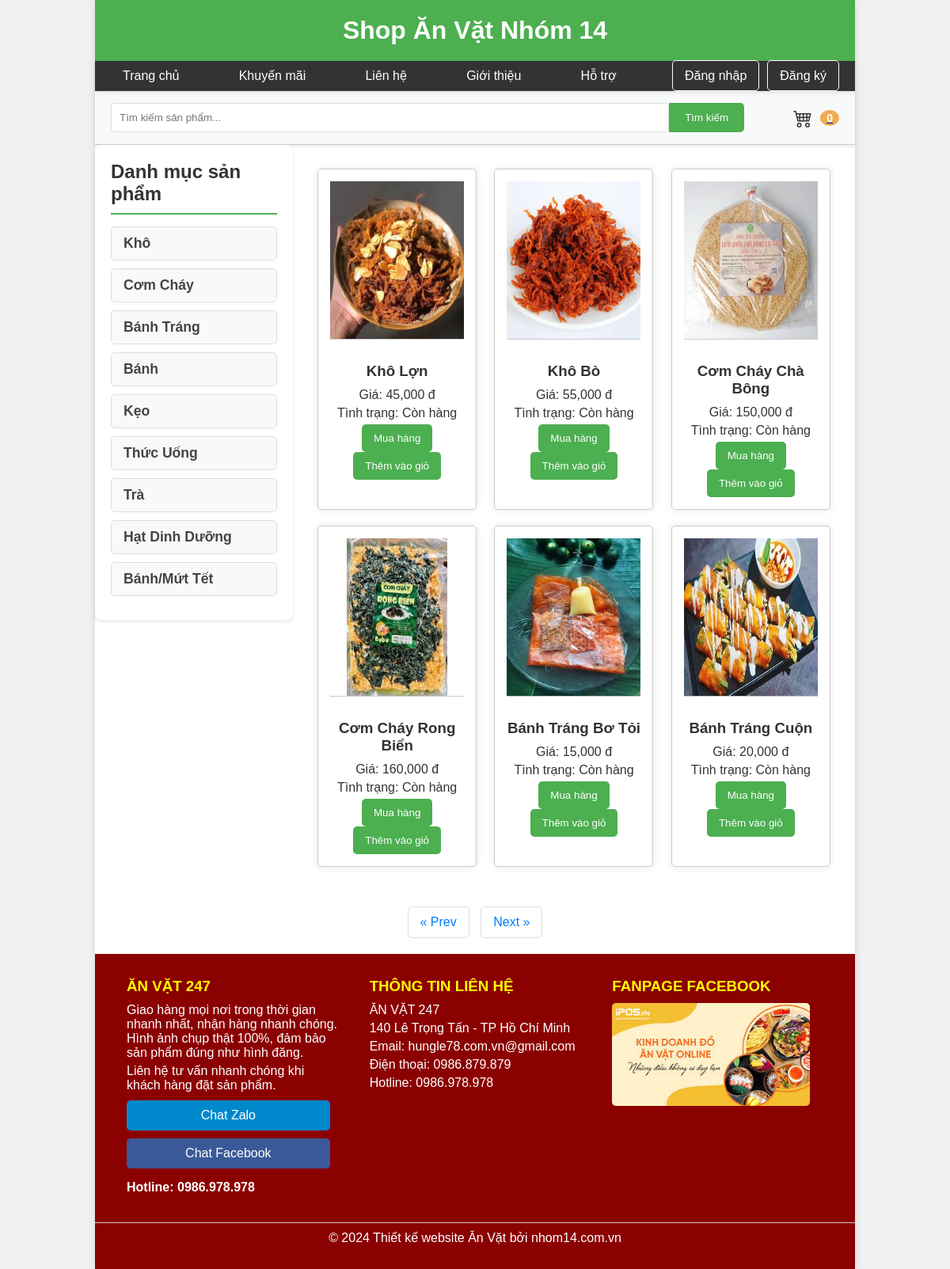
The page / on the database its author committed.
### tables this page shows
CREATE TABLE `loaisanpham` (
  `maloaisp` int(11) NOT NULL,
  `tenloaisp` varchar(225) DEFAULT NULL
);

CREATE TABLE `sanpham` (
  `masp` int(11) NOT NULL,
  `tensp` varchar(225) DEFAULT NULL,
  `hinh` varchar(225) DEFAULT NULL,
  `trangthai` varchar(225) DEFAULT NULL,
  `mota` varchar(500) DEFAULT NULL,
  `soluong` int(11) DEFAULT NULL,
  `giaban` float DEFAULT NULL,
  `maloaisp` int(11) DEFAULT NULL
);

### db.php (called while the page is built)
<?php
$servername = "localhost";
$username = "root";
$password = "";
$dbname = "qldoan";
try {
    $pdo = new PDO("mysql:host=$servername;dbname=$dbname;charset=utf8", $username, $password);
    $pdo->setAttribute(PDO::ATTR_ERRMODE, PDO::ERRMODE_EXCEPTION);
} catch (PDOException $e) {
    die("Lỗi kết nối: " . $e->getMessage());
}
$sql = "SELECT * FROM sanpham";
$stmt = $pdo->query($sql);
$products = $stmt->fetchAll(PDO::FETCH_ASSOC);
$sql = "SELECT * FROM loaisanpham";
$stmt = $pdo->query($sql);
$categories = $stmt->fetchAll(PDO::FETCH_ASSOC);
?>

### index.php (the view, shortened to what this page needs)
<?php
include 'db.php';
$total_products_query = "SELECT COUNT(*) AS total FROM sanpham";
$total_products_result = $pdo->query($total_products_query);
$total_products_row = $total_products_result->fetch(PDO::FETCH_ASSOC);
$total_products = $total_products_row['total'];
$per_page = 6;
$total_pages = ceil($total_products / $per_page);
$current_page = isset($_GET['page']) ? (int)$_GET['page'] : 1;
$current_page = max(1, min($current_page, $total_pages));
$next_page = min($current_page + 1, $total_pages);
$offset = ($current_page - 1) * $per_page;
$query = "SELECT * FROM loaisanpham";
$result = $pdo->query($query);
$loaisanpham = $result->fetchAll(PDO::FETCH_ASSOC);
if (isset($_GET['maloaisp'])) {
    $maloaisp = $_GET['maloaisp'];
    $query = "SELECT * FROM sanpham WHERE maloaisp = :maloaisp LIMIT :per_page OFFSET :offset";
    $stmt = $pdo->prepare($query);
    $stmt->bindParam(':maloaisp', $maloaisp, PDO::PARAM_INT);
    $stmt->bindParam(':per_page', $per_page, PDO::PARAM_INT);
    $stmt->bindParam(':offset', $offset, PDO::PARAM_INT);
    $stmt->execute();
    $products = $stmt->fetchAll(PDO::FETCH_ASSOC);
} else {
    $query = "SELECT * FROM sanpham LIMIT :per_page OFFSET :offset";
    $stmt = $pdo->prepare($query);
    $stmt->bindParam(':per_page', $per_page, PDO::PARAM_INT);
    $stmt->bindParam(':offset', $offset, PDO::PARAM_INT);
    $stmt->execute();
    $products = $stmt->fetchAll(PDO::FETCH_ASSOC);
}
if (isset($_SESSION['loggedin']) && $_SESSION['loggedin'] === true) {
    $cart_link = '<a href="cart.php">';
} else {
    $cart_link = '<a href="javascript:void(0)" onclick="showLoginMessage()">';
}
?>
<!DOCTYPE html>
<html lang="en">
<head>
    <link href="https://cdnjs.cloudflare.com/ajax/libs/boxicons/2.1.0/css/boxicons.min.css" rel="stylesheet">
    <link rel="stylesheet" href="styles.css">
</head>
<body>
    <div class="container">
        <header>
            <h1>Shop Ăn Vặt Nhóm 14</h1>
        </header>
        <nav class="main-nav">
            <ul class="menu">
                <li><a href="index.php">Trang chủ</a></li>
                <li><a href="khuyenmai.php">Khuyến mãi</a></li>
                <li><a href="#">Liên hệ</a></li>
                <li><a href="introduce.php">Giới thiệu</a></li>
                <li><a href="#">Hỗ trợ</a></li>
                <li class="user-links">
                    <?php
                    if (isset($_SESSION['loggedin']) && $_SESSION['loggedin'] === true) {
                        if (isset($_SESSION['google_name'])) {
                            echo 'Welcome, ' . $_SESSION['google_name'] . '!';
                        } elseif (isset($_SESSION['tennd'])) {
                            echo 'Welcome, ' . $_SESSION['tennd'] . '!';
                        }
                        echo '<a href="logout.php">Đăng xuất</a>';
                        if ($_SESSION['quyen'] == '1') {
                            echo '<a href="admin.php">Quản lý</a>';
                        }
                    } else {
                        echo '<a href="login.php">Đăng nhập</a>';
                        echo '<a href="register.php">Đăng ký</a>';
                    }
                    ?>
                </li>
            </ul>
        </nav>
        <main>
            <div class="search-bar-container">
                <form method="GET" action="index.php" class="search-form">
                    <input type="text" id="search" name="search" placeholder="Tìm kiếm sản phẩm...">
                    <button type="submit" class="search-button">Tìm kiếm</button>
                </form>
                <div class="cart-container">
                    <button class="cart-button">
                        <?php echo $cart_link; ?>
                        <div class="cart-icon">
                            <span id="cart-count">
                                <?php echo isset($_SESSION['GioHang']) ? count($_SESSION['GioHang']) : '0'; ?>
                            </span>
                        </div>
                        </a>
                    </button>
                </div>
            </div>
            <div class="sidebar">
                <h3>Danh mục sản phẩm</h3>
                <ul>
                    <?php foreach ($loaisanpham as $loai) : ?>
                        <li class="category"><a href="index.php?maloaisp=<?php echo $loai['maloaisp']; ?>"><?php echo $loai['tenloaisp']; ?></a></li>
                    <?php endforeach; ?>
                </ul>
            </div>
            <?php if (!empty($products)) { ?>
                <div class="product-list">
                    <?php foreach ($products as $product) : ?>
                        <div class="product-item">
                            <div class="sanphamimg">
                                <?php
                                $image_path = 'Hinh/' . $product['hinh'];
                                if (file_exists($image_path)) {
                                    echo '<img src="' . $image_path . '" alt="' . ($product['tensp'] ?? 'Unknown Product') . '">';
                                } else {
                                    echo '<img src="Hinh/khoga.jpg" alt="Unknown Product">';
                                }
                                ?>
                            </div>
                            <h3><?= isset($product['tensp']) ? $product['tensp'] : 'Unknown Product' ?></h3>
                            <p>Giá: <?= isset($product['giaban']) ? number_format($product['giaban']) : '0' ?> đ</p>
                            <p>Tình trạng: <?= isset($product['trangthai']) ? $product['trangthai'] : 'Unknown' ?></p>
                            <button class="button">Mua hàng</button>
                            <button class="add-to-cart" id="add-to-cart-<?= $product['masp'] ?>" data-masp="<?= $product['masp'] ?>">Thêm vào giỏ</button>
                        </div>
                    <?php endforeach; ?>
                </div>
                <div class="pagination ">
                    <a href="?page=<?= max($current_page - 1, 1) ?>">&laquo; Prev</a>
                    <a href="?page=<?= $next_page ?>">Next &raquo;</a>
                </div>
            <?php } else { ?>
                <p>Không tìm thấy sản phẩm.</p>
            <?php } ?>
        </main>
        <footer>
            <div class="footer-container">
                <div class="footer-section">
                    <h3>ĂN VẶT 247</h3>
                    <p>Giao hàng mọi nơi trong thời gian nhanh nhất, nhận hàng nhanh chóng. Hình ảnh chụp thật 100%, đảm bảo sản phẩm đúng như hình đăng.</p>
                    <p>Liên hệ tư vấn nhanh chóng khi khách hàng đặt sản phẩm.</p>
                    <div class="contact-buttons">
                        <a href="zalo://chat" class="chat-button zalo">Chat Zalo</a>
                        <a href="https://www.facebook.com/profile.php?id=100039226352484" class="chat-button facebook">Chat Facebook</a>
                        <p class="hotline">Hotline: 0986.978.978</p>
                    </div>
                </div>
                <div class="footer-section">
                    <h3>THÔNG TIN LIÊN HỆ</h3>
                    <p>ĂN VẶT 247</p>
                    <p>140 Lê Trọng Tấn - TP Hồ Chí Minh</p>
                    <p>Email: hungle78.com.vn@gmail.com</p>
                    <p>Điện thoại: 0986.879.879</p>
                    <p>Hotline: 0986.978.978</p>
                </div>
                <div class="footer-section">
                    <h3>FANPAGE FACEBOOK</h3>
                    <div class="facebook-page">
                        <a href="https://www.facebook.com" target="_blank">
                            <img src="./Hinh/footer.jpg" alt="Facebook Page">
                        </a>
                    </div>
                </div>
            </div>
            <div class="footer-bottom">
                <p>&copy; 2024 Thiết kế website Ăn Vặt bởi nhom14.com.vn</p>
            </div>
        </footer>
    </div>
</body>
</html>

### rows shown on the page
loaisanpham: tenloaisp "Khô"
loaisanpham: tenloaisp "Cơm Cháy"
loaisanpham: tenloaisp "Bánh Tráng"
loaisanpham: tenloaisp "Bánh"
loaisanpham: tenloaisp "Kẹo"
loaisanpham: tenloaisp "Thức Uống"
loaisanpham: tenloaisp "Trà"
loaisanpham: tenloaisp "Hạt Dinh Dưỡng"
loaisanpham: tenloaisp "Bánh/Mứt Tết"
sanpham: hinh (picture), tensp "Khô Lợn", giaban "45,000", trangthai "Còn hàng"
sanpham: hinh (picture), tensp "Khô Bò", giaban "55,000", trangthai "Còn hàng"
sanpham: hinh (picture), tensp "Cơm Cháy Chà Bông", giaban "150,000", trangthai "Còn hàng"
sanpham: hinh (picture), tensp "Cơm Cháy Rong Biển", giaban "160,000", trangthai "Còn hàng"
sanpham: hinh (picture), tensp "Bánh Tráng Bơ Tỏi", giaban "15,000", trangthai "Còn hàng"
sanpham: hinh (picture), tensp "Bánh Tráng Cuộn", giaban "20,000", trangthai "Còn hàng"
